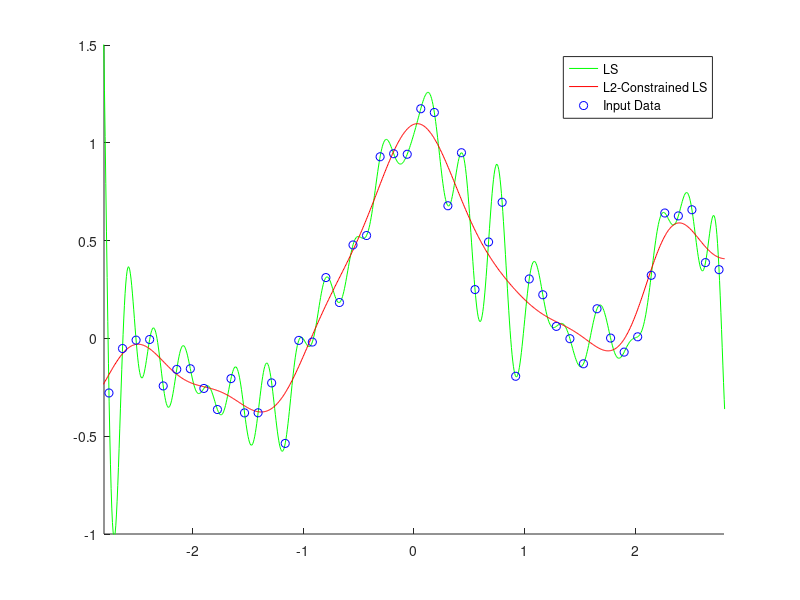

MATLAB code for this plot: (Note: this script raises an error after producing the figure.)
%% Example 4.2 L2-Constrained Regression with Least Square Method
% 
% * *Result in book* : Figure 4.6
% * *Code in book* : Figure 4.7
% * *Output* : |eg4_2.png|
% * *Usage* : |eg4_2(), eg4_2(50, 1000)|
% 
%% Source Code
function eg4_2(n, N)
	% init
	rng(0);
	% recommended, use it in future instead of
	% rand('state', 0); randn('state', 0);
	if nargin < 2
		n = 50; N = 1000;
	end

	% constant
	x = linspace(-3, 3, n)';
	X = linspace(-3, 3, N)';
	pix = pi * x;
	y = sin(pix) ./ (pix) + 0.1 * x + 0.2 * randn(n, 1);

	% kernel function
	x2 = x .^ 2;
	X2 = X .^ 2;
	hh = 2 * 0.3 ^ 2;
	l = 0.1;
	k = exp(-(repmat(x2, 1, n) + repmat(x2', n, 1) - 2 * x * x') / hh);
	K = exp(-(repmat(X2, 1, n) + repmat(x2', N, 1) - 2 * X * x') / hh);

	% solve
	t1 = k \ y;
	F1 = K * t1;
	t2 = (k ^ 2 + l * eye(n)) \ (k * y);
	F2 = K * t2;

	% plot
	figure('Name', 'example 4-2'); clf; hold on;

	% plot figure 1
	plot(X, F1, 'g-', X, F2, 'r-', x, y, 'bo');
	legend('LS', 'L2-Constrained LS', 'Input Data');
	axis([-2.8 2.8 -1 1.5]);
	setFigure(gca, 'LS & L2-Constrained LS');

	% save figure
	saveas(gcf, 'eg4_2', 'png');
end